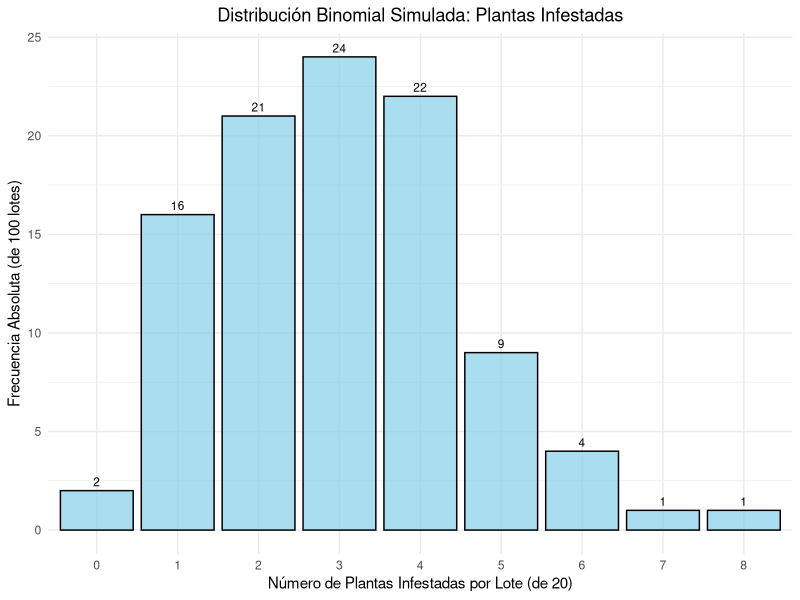
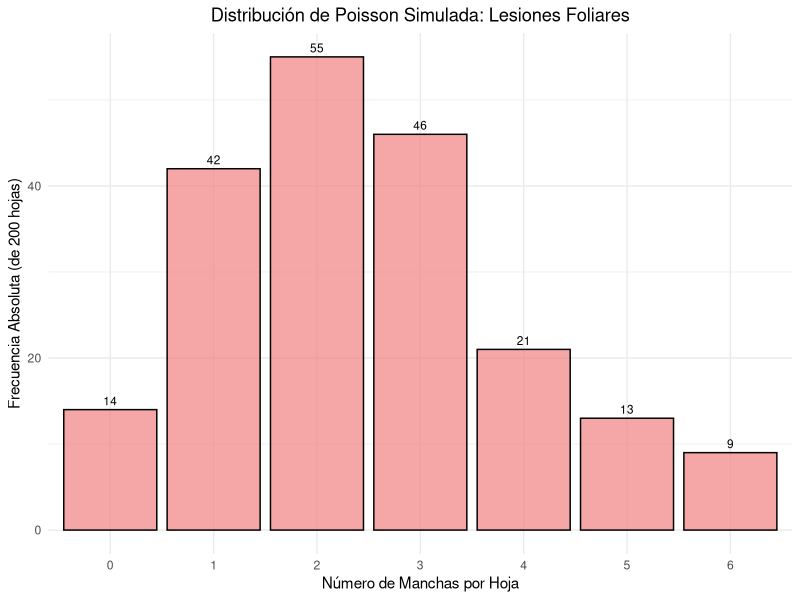
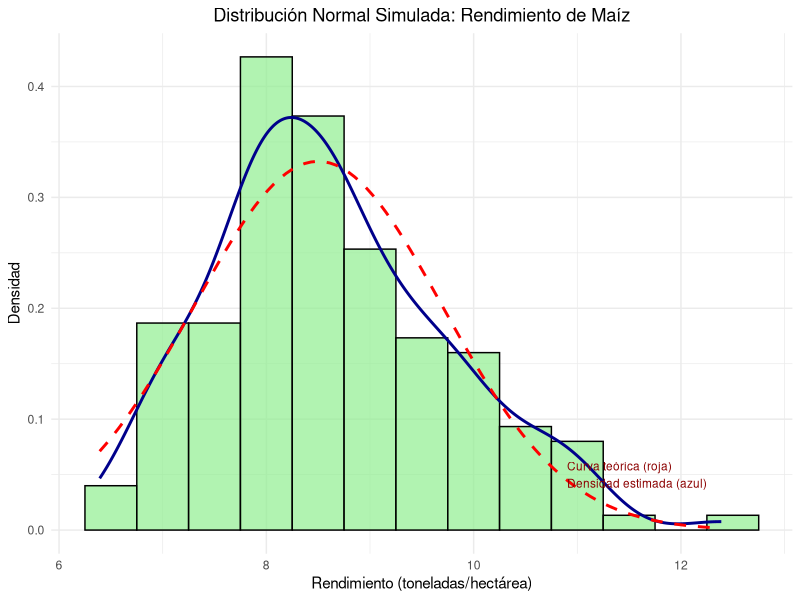

Write R code to recreate these figures, in order.
# -----------------------------------------------------------------------------
# Script de Práctica - Sesión 3: Probabilidad y Distribuciones Esenciales
# -----------------------------------------------------------------------------

# --- 0. Configuración Inicial y Paquetes ---
# Asegúrate de tener estos paquetes instalados. Si no, ejecútalos una vez:
# install.packages("tidyverse") # Incluye ggplot2
# install.packages("MASS")      # Para fitdistr

library(tidyverse)
library(MASS) # Para la función fitdistr, aunque en este script nos enfocaremos en simulación y visualización.

# Establecer una semilla para reproducibilidad (opcional, pero útil para obtener los mismos resultados)
set.seed(123)

cat("¡Bienvenido a la práctica de la Sesión 3!\n")
cat("Este script te guiará a través de conceptos de probabilidad y distribuciones.\n\n")

# --- 1. Teoría de Probabilidad (Revisión Conceptual) ---
# Esta sección es principalmente conceptual y se discute en clase.
# Aquí solo recordaremos algunos puntos clave con ejemplos simples.

cat("--- 1. Teoría de Probabilidad ---\n")

# 1.1 Experimento Aleatorio y Espacio Muestral (Omega)
# Ejemplo: Evaluar la germinación de 3 semillas de maíz.
# Un resultado posible podría ser (Germina, No Germina, Germina)
# Omega contendría todas las 2^3 = 8 combinaciones posibles.
cat("1.1 Espacio Muestral:\n")
cat("   Si evaluamos la germinación de 1 semilla: Omega = {Germina, No Germina}\n")
cat("   P(Germina) podría ser 0.8, P(No Germina) = 0.2.  P(Omega) = 0.8 + 0.2 = 1\n\n")

# 1.2 Eventos
# Evento A: "Exactamente 2 semillas germinan de 3".
# Evento B: "Al menos 1 semilla germina de 3".

# 1.3 Probabilidad Condicional
# P(Planta enferma | Síntoma X presente)
# Ejemplo: Probabilidad de tener roya (R) dado que la hoja tiene pústulas amarillas (PA)
# P(R | PA) = P(R y PA) / P(PA)
cat("1.3 Probabilidad Condicional:\n")
cat("   P(Enfermedad | Humedad Alta) nos dice la probabilidad de enfermedad si ya sabemos que hay humedad alta.\n\n")

# 1.4 Eventos Independientes
# Ejemplo: La germinación de una semilla en una maceta no afecta la germinación de otra semilla en OTRA maceta (asumiendo condiciones idénticas e independientes).
# Si P(Germina Semilla1) = 0.8 y P(Germina Semilla2) = 0.8 (independientes)
# Entonces P(Ambas Germinan) = P(Semilla1 Germina) * P(Semilla2 Germina) = 0.8 * 0.8 = 0.64
cat("1.4 Eventos Independientes:\n")
cat("   Si la probabilidad de lluvia hoy es 0.3 y la de mañana es 0.4 (y son independientes),\n")
cat("   la probabilidad de que llueva ambos días es 0.3 * 0.4 = 0.12\n\n")


# --- 2. Definición y Simulación de Distribuciones ---
cat("--- 2. Simulación de Distribuciones ---\n")

# 2.1 Distribución Binomial: Infestación de Plagas
# Supongamos que inspeccionamos lotes de 20 plantas de tomate.
# La probabilidad de que una planta individual esté infestada por mosca blanca es p = 0.15.
# Queremos simular el número de plantas infestadas en 100 de estos lotes.

n_plantas_por_lote <- 20
prob_infestacion_individual <- 0.15
numero_lotes_simulados <- 100

# Usamos rbinom() para simular:
# n: número de simulaciones (lotes)
# size: número de ensayos en cada simulación (plantas por lote)
# prob: probabilidad de "éxito" (planta infestada) en cada ensayo
plantas_infestadas_por_lote <- rbinom(n = numero_lotes_simulados,
                                      size = n_plantas_por_lote,
                                      prob = prob_infestacion_individual)

cat("2.1 Distribución Binomial (Infestación de Plagas):\n")
cat("   Simulación del número de plantas infestadas en", numero_lotes_simulados, "lotes de", n_plantas_por_lote, "plantas (p_infestación =", prob_infestacion_individual, "):\n")
print(head(plantas_infestadas_por_lote, 10)) # Muestra los primeros 10 resultados
cat("   Media observada de plantas infestadas por lote:", mean(plantas_infestadas_por_lote), "\n")
cat("   Media teórica (np):", n_plantas_por_lote * prob_infestacion_individual, "\n")
cat("   Varianza observada:", var(plantas_infestadas_por_lote), "\n")
cat("   Varianza teórica (np(1-p)):", n_plantas_por_lote * prob_infestacion_individual * (1 - prob_infestacion_individual), "\n\n")

# Calculando la probabilidad de observar exactamente k infestaciones, ej. P(X=3)
# Usamos dbinom() (función de masa de probabilidad)
prob_exactamente_3_infestadas <- dbinom(x = 3, size = n_plantas_por_lote, prob = prob_infestacion_individual)
cat("   Probabilidad de observar EXACTAMENTE 3 plantas infestadas en un lote:", round(prob_exactamente_3_infestadas, 4), "\n")

# Calculando la probabilidad de observar k o menos infestaciones, ej. P(X <= 2)
# Usamos pbinom() (función de distribución acumulada)
prob_2_o_menos_infestadas <- pbinom(q = 2, size = n_plantas_por_lote, prob = prob_infestacion_individual)
cat("   Probabilidad de observar 2 O MENOS plantas infestadas en un lote:", round(prob_2_o_menos_infestadas, 4), "\n\n")


# 2.2 Distribución de Poisson: Conteo de Lesiones Foliares
# Supongamos que contamos el número de manchas de mildiu por hoja de vid.
# En promedio (tasa lambda), encontramos 2.5 manchas por hoja.
# Queremos simular el número de manchas en 200 hojas inspeccionadas.

lambda_manchas_por_hoja <- 2.5
numero_hojas_simuladas <- 200

# Usamos rpois() para simular:
# n: número de simulaciones (hojas)
# lambda: tasa media de ocurrencia del evento
manchas_por_hoja <- rpois(n = numero_hojas_simuladas,
                          lambda = lambda_manchas_por_hoja)

cat("2.2 Distribución de Poisson (Lesiones Foliares):\n")
cat("   Simulación del número de manchas de mildiu en", numero_hojas_simuladas, "hojas (lambda =", lambda_manchas_por_hoja, "manchas/hoja):\n")
print(head(manchas_por_hoja, 10))
cat("   Media observada de manchas por hoja:", mean(manchas_por_hoja), "\n")
cat("   Media teórica (lambda):", lambda_manchas_por_hoja, "\n")
cat("   Varianza observada:", var(manchas_por_hoja), "\n") # Debería ser cercana a la media para Poisson
cat("   Varianza teórica (lambda):", lambda_manchas_por_hoja, "\n\n")

# Calculando la probabilidad de observar exactamente k manchas, ej. P(X=1)
# Usamos dpois()
prob_exactamente_1_mancha <- dpois(x = 1, lambda = lambda_manchas_por_hoja)
cat("   Probabilidad de observar EXACTAMENTE 1 mancha en una hoja:", round(prob_exactamente_1_mancha, 4), "\n")

# Calculando la probabilidad de observar más de k manchas, ej. P(X > 4) = 1 - P(X <= 4)
# Usamos ppois()
prob_mas_de_4_manchas <- 1 - ppois(q = 4, lambda = lambda_manchas_por_hoja)
cat("   Probabilidad de observar MÁS DE 4 manchas en una hoja:", round(prob_mas_de_4_manchas, 4), "\n\n")


# 2.3 Distribución Normal: Variabilidad de Rendimiento
# Supongamos que el rendimiento del maíz en una región sigue una distribución normal.
# La media del rendimiento es mu = 8.5 toneladas/hectárea.
# La desviación estándar es sigma = 1.2 toneladas/hectárea.
# Queremos simular el rendimiento de 150 parcelas.

media_rendimiento_maiz <- 8.5 # t/ha
sd_rendimiento_maiz <- 1.2    # t/ha
numero_parcelas_simuladas <- 150

# Usamos rnorm() para simular:
# n: número de simulaciones (parcelas)
# mean: media de la distribución
# sd: desviación estándar de la distribución
rendimiento_parcelas <- rnorm(n = numero_parcelas_simuladas,
                              mean = media_rendimiento_maiz,
                              sd = sd_rendimiento_maiz)

cat("2.3 Distribución Normal (Variabilidad de Rendimiento):\n")
cat("   Simulación del rendimiento de maíz en", numero_parcelas_simuladas, "parcelas (mu =", media_rendimiento_maiz, ", sigma =", sd_rendimiento_maiz, "t/ha):\n")
print(head(rendimiento_parcelas, 10))
cat("   Media observada de rendimiento:", mean(rendimiento_parcelas), "\n")
cat("   Desviación estándar observada:", sd(rendimiento_parcelas), "\n\n")

# Calculando la probabilidad de que el rendimiento sea menor a un valor, ej. P(X < 7 t/ha)
# Usamos pnorm() (función de distribución acumulada)
prob_menor_a_7 <- pnorm(q = 7, mean = media_rendimiento_maiz, sd = sd_rendimiento_maiz)
cat("   Probabilidad de que el rendimiento sea MENOR a 7 t/ha:", round(prob_menor_a_7, 4), "\n")

# Calculando la probabilidad de que el rendimiento esté entre dos valores, ej. P(8 < X < 10 t/ha)
# P(8 < X < 10) = P(X < 10) - P(X < 8)
prob_entre_8_y_10 <- pnorm(q = 10, mean = media_rendimiento_maiz, sd = sd_rendimiento_maiz) -
                     pnorm(q = 8, mean = media_rendimiento_maiz, sd = sd_rendimiento_maiz)
cat("   Probabilidad de que el rendimiento esté ENTRE 8 y 10 t/ha:", round(prob_entre_8_y_10, 4), "\n")

# Encontrando el valor de rendimiento que es superado solo por el 5% de las parcelas (cuantil 0.95)
# Usamos qnorm() (función cuantil)
cuantil_95_rendimiento <- qnorm(p = 0.95, mean = media_rendimiento_maiz, sd = sd_rendimiento_maiz)
cat("   El 5% de las parcelas con mayor rendimiento superan aproximadamente:", round(cuantil_95_rendimiento, 2), "t/ha\n\n")


# --- 3. Graficar Distribuciones con ggplot2 ---
cat("--- 3. Graficar Distribuciones ---\n")
cat("   Ahora visualizaremos las distribuciones simuladas usando ggplot2.\n")
cat("   Asegúrate de ejecutar la ventana de Gráficos (Plots) en RStudio para verlos.\n\n")

# Preparar dataframes para ggplot
df_binomial <- data.frame(Infestaciones = plantas_infestadas_por_lote)
df_poisson <- data.frame(Manchas = manchas_por_hoja)
df_normal <- data.frame(Rendimiento = rendimiento_parcelas)

# Gráfico para la Distribución Binomial (Histograma de frecuencias)
# Como es discreta, un gráfico de barras es más apropiado que un histograma continuo
# Contamos las ocurrencias de cada número de infestaciones
conteo_infestaciones <- df_binomial %>%
  count(Infestaciones, name = "Frecuencia")

plot_binomial <- ggplot(conteo_infestaciones, aes(x = factor(Infestaciones), y = Frecuencia)) +
  geom_bar(stat = "identity", fill = "skyblue", color = "black", alpha=0.7) +
  geom_text(aes(label = Frecuencia), vjust = -0.5, size = 3) + # Añadir etiquetas de frecuencia
  labs(title = "Distribución Binomial Simulada: Plantas Infestadas",
       x = "Número de Plantas Infestadas por Lote (de 20)",
       y = "Frecuencia Absoluta (de 100 lotes)") +
  theme_minimal() +
  theme(plot.title = element_text(hjust = 0.5))
print(plot_binomial)
cat("   GRÁFICO: Se ha generado el gráfico de barras para la distribución Binomial.\n\n")

# Gráfico para la Distribución de Poisson (Histograma de frecuencias)
conteo_manchas <- df_poisson %>%
  count(Manchas, name = "Frecuencia")

plot_poisson <- ggplot(conteo_manchas, aes(x = factor(Manchas), y = Frecuencia)) +
  geom_bar(stat = "identity", fill = "lightcoral", color = "black", alpha=0.7) +
  geom_text(aes(label = Frecuencia), vjust = -0.5, size = 3) +
  labs(title = "Distribución de Poisson Simulada: Lesiones Foliares",
       x = "Número de Manchas por Hoja",
       y = "Frecuencia Absoluta (de 200 hojas)") +
  theme_minimal() +
  theme(plot.title = element_text(hjust = 0.5))
print(plot_poisson)
cat("   GRÁFICO: Se ha generado el gráfico de barras para la distribución de Poisson.\n\n")

# Gráfico para la Distribución Normal (Histograma con curva de densidad)
plot_normal <- ggplot(df_normal, aes(x = Rendimiento)) +
  geom_histogram(aes(y = after_stat(density)), binwidth = 0.5, fill = "lightgreen", color = "black", alpha = 0.7) +
  geom_density(color = "darkblue", linewidth = 1) + # Superponer curva de densidad estimada
  stat_function(fun = dnorm, args = list(mean = media_rendimiento_maiz, sd = sd_rendimiento_maiz),
                color = "red", linetype = "dashed", linewidth = 1) + # Superponer curva teórica
  labs(title = "Distribución Normal Simulada: Rendimiento de Maíz",
       x = "Rendimiento (toneladas/hectárea)",
       y = "Densidad") +
  annotate("text", x = media_rendimiento_maiz + 2*sd_rendimiento_maiz, y = 0.05,
           label = "Curva teórica (roja)\nDensidad estimada (azul)", hjust=0, size=3, color="darkred") +
  theme_minimal() +
  theme(plot.title = element_text(hjust = 0.5))
print(plot_normal)
cat("   GRÁFICO: Se ha generado el histograma con curva de densidad para la Normal.\n\n")

# --- 4. Discusión sobre la Elección de Distribución (Conceptual) ---
cat("--- 4. Elección de Distribución ---\n")
cat("La elección de qué distribución usar depende de la naturaleza de tus datos:\n")
cat(" - BINOMIAL: Número de 'éxitos' en un número FIJO de ensayos independientes (ej. plantas enfermas de N muestreadas).\n")
cat(" - POISSON: Conteo de eventos 'raros' en un intervalo/unidad FIJA (ej. número de insectos por trampa, defectos por metro cuadrado).\n")
cat("            A menudo se usa cuando n es grande y p es pequeña en la binomial (lambda = np).\n")
cat(" - NORMAL: Variables continuas que resultan de la suma de muchos efectos pequeños (Teorema Central del Límite).\n")
cat("           (ej. rendimiento, altura de planta, peso de fruto). Siempre verificar supuestos de normalidad (QQ-plot, Shapiro-Wilk).\n\n")

# Ejemplo: ¿Cuándo usar Poisson en lugar de Binomial?
# Si inspeccionamos 1000 semillas (n=1000) y la probabilidad de un defecto genético raro es p=0.002.
# Podríamos usar Binomial(n=1000, p=0.002).
# Media Binomial = np = 1000 * 0.002 = 2.
# Varianza Binomial = np(1-p) = 2 * (1-0.002) = 1.996.
# Como n es grande y p pequeña, Poisson con lambda = np = 2 sería una buena aproximación.
# Varianza Poisson = lambda = 2.
# Las medias y varianzas son muy similares.
cat("   Ejemplo de aproximación Binomial a Poisson:\n")
cat("   Si n es grande y p pequeña, Binomial(n,p) ~ Poisson(lambda=np).\n")
cat("   n=1000, p=0.002 => Binomial(mean=2, var=1.996)\n")
cat("   lambda=np=2    => Poisson(mean=2, var=2)\n\n")


# --- 5. Scripts de simulación y gráficos interpretados (Resultado Esperado) ---
# El resultado de esta sesión es que puedas:
# 1. Entender los parámetros clave de estas tres distribuciones.
# 2. Simular datos usando rbinom(), rpois(), rnorm().
# 3. Calcular probabilidades usando dbinom/dpois/dnorm y pbinom/ppois/pnorm.
# 4. Generar gráficos básicos (histogramas, barras, densidades) para visualizar estas distribuciones.
# 5. Tener una idea inicial de cuándo aplicar cada distribución en contextos agronómicos.

cat("--- Fin de la Práctica de la Sesión 3 ---\n")
cat("¡Buen trabajo! Revisa los gráficos generados y experimenta cambiando los parámetros.\n")

# ---- EXTRA: Verificación de Normalidad para los datos de rendimiento simulados ----
cat("\n--- EXTRA: Verificación de Normalidad para Datos de Rendimiento ---\n")
if (length(rendimiento_parcelas) >= 3 && length(rendimiento_parcelas) <= 5000) { # Shapiro-Wilk es para n entre 3 y 5000
  shapiro_test_rendimiento <- shapiro.test(rendimiento_parcelas)
  cat("Prueba de Shapiro-Wilk para la normalidad de los rendimientos simulados:\n")
  print(shapiro_test_rendimiento)
  if(shapiro_test_rendimiento$p.value > 0.05){
    cat("   Conclusión: El p-valor es > 0.05, por lo tanto, no hay evidencia para rechazar la hipótesis nula.\n")
    cat("               Los datos simulados parecen seguir una distribución normal, como se esperaba.\n\n")
  } else {
    cat("   Conclusión: El p-valor es <= 0.05. Se rechaza la hipótesis nula de normalidad.\n")
    cat("               Esto sería inesperado para datos simulados de rnorm(), revisar la simulación o el tamaño de muestra.\n\n")
  }
} else {
  cat("   No se realizó la prueba de Shapiro-Wilk porque el número de observaciones está fuera del rango (3-5000).\n\n")
}

# Gráfico Q-Q para los rendimientos
# Para ver este gráfico, necesitarías ejecutarlo interactivamente en RStudio
# o guardarlo en un archivo.
# quartz() # Para macOS, para abrir una nueva ventana gráfica si no estás en RStudio
# windows() # Para Windows
# x11() # Para Linux
cat("   Para el QQ-plot, ejecute manualmente en su consola:\n")
cat("   qqnorm(rendimiento_parcelas, main='QQ-plot para Rendimiento Simulado')\n")
cat("   qqline(rendimiento_parcelas, col='red', lwd=2)\n")

# Para que el script no abra una ventana gráfica automáticamente si se ejecuta en un entorno no interactivo:
# if (interactive()) {
#   qqnorm(rendimiento_parcelas, main="QQ-plot para Rendimiento Simulado")
#   qqline(rendimiento_parcelas, col="red", lwd=2)
# }